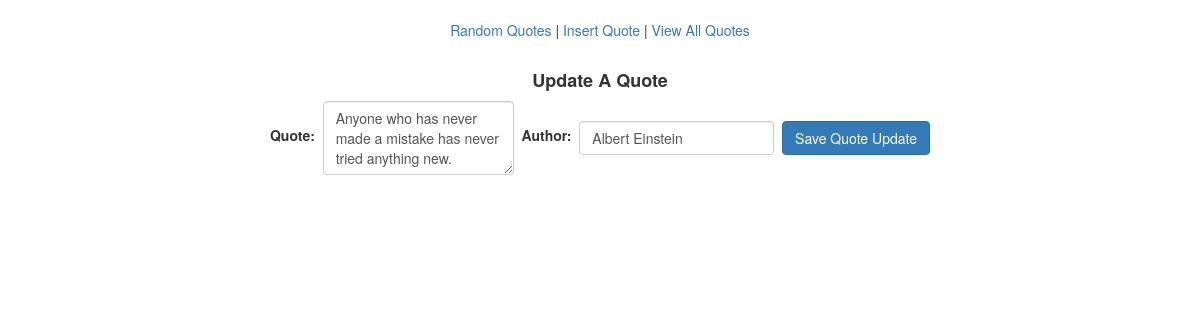
Page /quote/view/updateQuote.php?id=6 on the committed database.
### tables this page shows
CREATE TABLE IF NOT EXISTS `random_quote` (
`id` int(11) NOT NULL,
  `quote` varchar(500) NOT NULL,
  `author` varchar(64) NOT NULL,
  `time` int(11) NOT NULL
);

### quote/controller/randomClass.php (called while the page is built, shortened)
<?php
	class randomQuote{
		public function updateQuote($id){
		  	include_once($_SERVER['DOCUMENT_ROOT'] . '/quote/config/connect.php');
			$query = "SELECT * FROM random_quote WHERE id='$id'";
			$result = $mysqli->query($query);
			while ($row = $result->fetch_array(MYSQLI_BOTH)){
				 $quote = $row['quote'];
				 $author = $row['author'];
				 $data = array("quote" => $quote,"author" => $author);
			}
			return $data;
		}
	}
?>

### quote/view/updateQuote.php (the view, shortened to what this page needs)
<!DOCTYPE html>
<html lang="en">
<?php
$id = $_GET['id'];
require_once($_SERVER['DOCUMENT_ROOT'] . '/quote/controller/randomClass.php');
$getRandomQuote = new randomQuote();
$getData = $getRandomQuote->updateQuote($id);
?>
<head>
<link href="css/data.css" rel="stylesheet" type="text/css" media="screen" />
<link rel="stylesheet" href="https://maxcdn.bootstrapcdn.com/bootstrap/3.3.7/css/bootstrap.min.css">
</head>
<body><br>
<div align="center">
 <nav>
  <a href="random.php">Random Quotes</a> |
  <a href="insertQuote.php">Insert Quote</a> |
  <a href="quoteList.php">View All Quotes</a>
</nav><br>
<h4><strong>Update A Quote</strong></h4>
<form class="form-inline" action="../model/processUpdate.php" method="post" id="updateForm">
<div class="form-group">
    <label for="quote">Quote:&nbsp;</label>
   <textarea class="form-control" rows="3" name="quote" form="updateForm"><?php echo $getData['quote'];?></textarea>
  </div>&nbsp;
  <div class="form-group">
    <label for="author">Author:&nbsp;</label>
    <input type="text" class="form-control" name="author" value="<? echo $getData['author'];?>">
  </div>&nbsp;
  <button type="submit" class="btn btn-primary">Save Quote Update</button>
</form>
</div>
</body>
</html>

### rows in the picture
random_quote: quote "Anyone who has never made a mistake has never tried anything new.", author "Albert Einstein"
